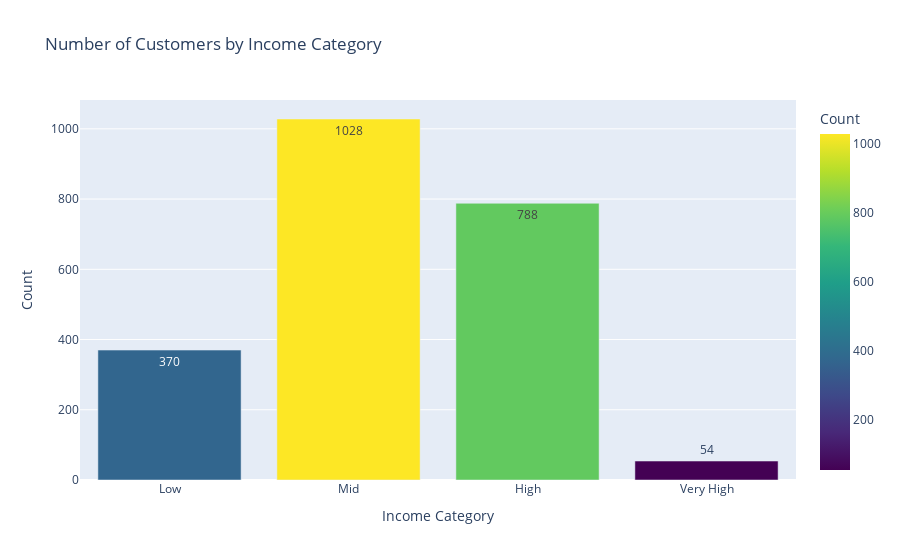

Here is the notebook cell this chart was saved with:
### Markdown cell above
Amount Spent Purchase per Item

### Code cell
# Count the number of customers in each income category
income_category_counts = df['Income_Category'].value_counts().reset_index()
income_category_counts.columns = ['Income Category', 'Count']

# Ensure the categories are in the desired order
income_category_counts['Income Category'] = pd.Categorical(
    income_category_counts['Income Category'],
    categories=['Low', 'Mid', 'High', 'Very High'],
    ordered=True
)

# Sort the dataframe by the ordered categories
income_category_counts = income_category_counts.sort_values('Income Category')

# Create an interactive bar plot for income category counts
fig = px.bar(
    income_category_counts,
    x='Income Category',
    y='Count',
    title='Number of Customers by Income Category',
    labels={'Income Category': 'Income Category', 'Count': 'Count'},
    color='Count',
    color_continuous_scale='viridis',
    text_auto=True
)
fig.show()

### Figure 1 — Plotly figure (JSON) as saved in the notebook; plotly's stock layout.template omitted (floating-point values rounded to 4 significant figures)
{"data": [{"alignmentgroup": "True", "hovertemplate": "Income Category=%{x}<br>Count=%{marker.color}<extra></extra>", "legendgroup": "", "marker": {"color": [370, 1028, 788, 54], "coloraxis": "coloraxis", "pattern": {"shape": ""}}, "name": "", "offsetgroup": "", "orientation": "v", "showlegend": false, "textposition": "auto", "texttemplate": "%{y}", "type": "bar", "x": ["Low", "Mid", "High", "Very High"], "xaxis": "x", "y": [370, 1028, 788, 54], "yaxis": "y"}], "layout": {"barmode": "relative", "coloraxis": {"colorbar": {"title": {"text": "Count"}}, "colorscale": [[0, "#440154"], [0.1111, "#482878"], [0.2222, "#3e4989"], [0.3333, "#31688e"], [0.4444, "#26828e"], [0.5556, "#1f9e89"], [0.6667, "#35b779"], [0.7778, "#6ece58"], [0.8889, "#b5de2b"], [1, "#fde725"]]}, "legend": {"tracegroupgap": 0}, "title": {"text": "Number of Customers by Income Category"}, "xaxis": {"anchor": "y", "domain": [0, 1], "title": {"text": "Income Category"}}, "yaxis": {"anchor": "x", "domain": [0, 1], "title": {"text": "Count"}}}}
